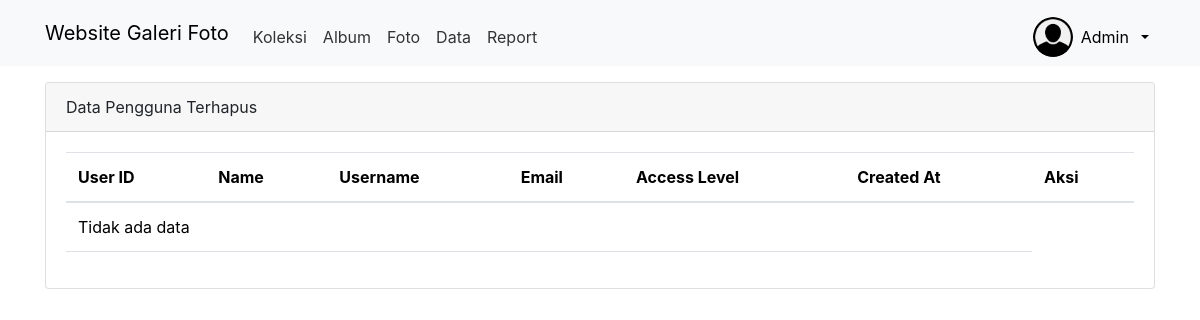
Before: /admin/sampah.php (signed in) with the older database file.
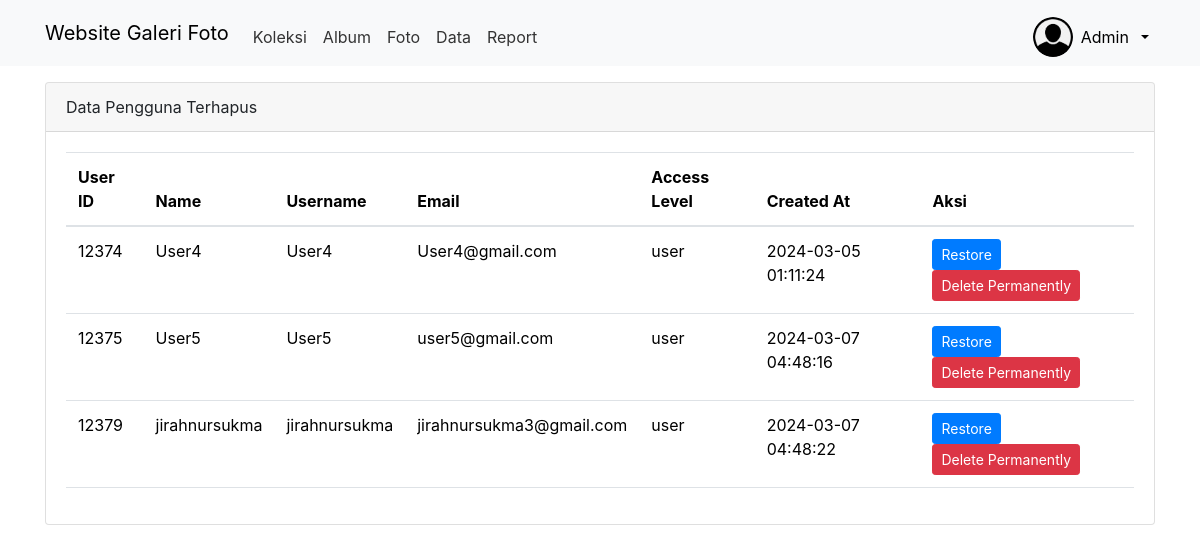
After: the same page with the newer database file.
### tables this page shows
CREATE TABLE `sampah` (
  `user_id` int(11) NOT NULL,
  `name` varchar(50) NOT NULL,
  `username` varchar(50) NOT NULL,
  `password` varchar(255) NOT NULL,
  `email` varchar(100) NOT NULL,
  `acces_level` varchar(255) NOT NULL,
  `created_at` timestamp NOT NULL DEFAULT current_timestamp(),
  `is_deleted` tinyint(1) NOT NULL
);

### admin/sampah.php (the view, shortened to what this page needs)
<?php
include '../config/koneksi.php';
?>
<!DOCTYPE html>
<html lang="en">
<head>
    <link rel="stylesheet" type="text/css" href="../aset/css/bootstrap.min.css">
    <link rel="stylesheet" href="https://stackpath.bootstrapcdn.com/bootstrap/4.5.2/css/bootstrap.min.css">
</head>
<body>
<nav class="navbar navbar-expand-lg bg-body-tertiary">
  <div class="container">
    <a class="navbar-brand" href="index_album.php">Website Galeri Foto</a>
    <div class="collapse navbar-collapse mt-2" id="navbarNavAltMarkup">
      <div class="navbar-nav me-auto">
        <a href="home.php" class="nav-link">Koleksi</a>
        <a href="album.php" class="nav-link">Album</a>
        <a href="foto.php" class="nav-link">Foto</a>
        <a href="list_user.php" class="nav-link">Data</a>
        <a href="laporan.php" class="nav-link">Report</a>
      </div>
       <div class="btn-group">
    <button type="button" style='border:none;background-color:transparent;display:flex;flex-direction:row;justify-content:center;align-items:center;gap:8px' class="dropdown-toggle" style='' data-toggle="dropdown" data-mdb-dropdown-init data-mdb-ripple-init aria-expanded="false">
        <img id="profilee-img" class="img-circle img-responsive rounded-circle" src="../aset/img/profilee.png" width="40" height="40">
        <p class='mb-0'><?= $_SESSION['username'] ?></p>
    </button>
</div>
</div>
</nav>
<div class="container mt-3">
    <div class='card'>
        <div class='card-header'>Data Pengguna Terhapus</div>
        <div class='card-body'>
            <div class="table-responsive">
                <table class="table">
                    <thead class='table-stripped'>
                        <tr>
                            <th>User ID</th>
                            <th>Name</th>
                            <th>Username</th>
                            <th>Email</th>
                            <th>Access Level</th>
                            <th>Created At</th>
                            <th>Aksi</th>
                        </tr>
                    </thead>
                    <tbody>
                        <?php
                        $query = mysqli_query($koneksi, "SELECT * FROM sampah");
                        if (mysqli_num_rows($query) > 0) {
                            while($row = mysqli_fetch_assoc($query)):
                        ?>
                       <tr>
    <td><?php echo $row['user_id']; ?></td>
    <td><?php echo $row['name']; ?></td>
    <td><?php echo $row['username']; ?></td>
    <td><?php echo $row['email']; ?></td>
    <td><?php echo $row['acces_level']; ?></td>
    <td><?php echo $row['created_at']; ?></td>
    <td>
        <button type="button" class="btn btn-primary btn-sm" onclick="restoreUser(<?php echo $row['user_id']; ?>)">Restore</button>
        <button type="button" class="btn btn-danger btn-sm" onclick="deletePermanently(<?php echo $row['user_id']; ?>)">Delete Permanently</button>
    </td>
</tr>
                        <?php endwhile;
                        } else {
                            echo "<tr><td colspan='6'>Tidak ada data</td></tr>";
                        }
                        ?>
                    </tbody>
                </table>
            </div>
        </div>
    </div>
</div>
</body>
</html>

### admin/sampah.php (style rules this page uses)
.navbar-nav .nav-link { color: #333; transition: color 0.3s ease; }

Changed rows visible on the page:
added sampah: user_id "12374", name "User4", username "User4", email "User4@gmail.com", acces_level "user", created_at "2024-03-05 01:11:24"
added sampah: user_id "12375", name "User5", username "User5", email "user5@gmail.com", acces_level "user", created_at "2024-03-07 04:48:16"
added sampah: user_id "12379", name "jirahnursukma", username "jirahnursukma", email "jirahnursukma3@gmail.com", acces_level "user", created_at "2024-03-07 04:48:22"
Other visible differences:
text no longer shown: "Tidak ada data"
